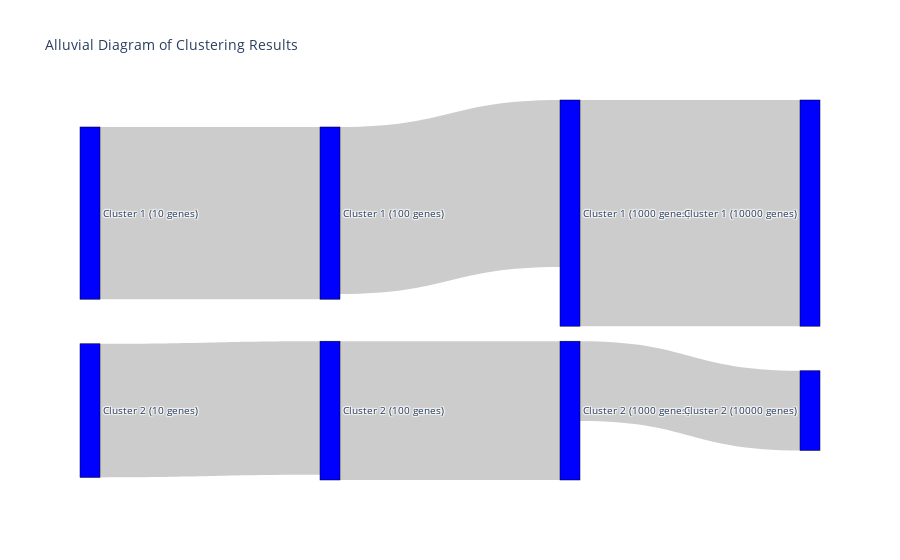

Write notebook code for a chart like this one.
### Code cell
# Creating a Sankey Plot 

import plotly.graph_objects as go

# Prepare data for the Sankey plot
labels = ["Cluster 1 (10 genes)", "Cluster 2 (10 genes)",
          "Cluster 1 (100 genes)", "Cluster 2 (100 genes)",
          "Cluster 1 (1000 genes)", "Cluster 2 (1000 genes)",
          "Cluster 1 (10000 genes)", "Cluster 2 (10000 genes)"]

# Get the counts of samples in each cluster for each gene set
cluster_10_counts = pd.Series(labels_10).value_counts()
cluster_100_counts = pd.Series(labels_100).value_counts()
cluster_1000_counts = pd.Series(labels_1000).value_counts()
cluster_10000_counts = pd.Series(labels_10000).value_counts()

# Create Sankey plot
fig = go.Figure(go.Sankey(
    node=dict(
        pad=15,
        thickness=20,
        line=dict(color="black", width=0.5),
        label=labels,
        color="blue"
    ),
    link=dict(
        source=[0, 1, 2, 3, 4, 5],  # source nodes (clusters)
        target=[2, 3, 4, 5, 6, 7],  # target nodes (next cluster)
        value=[cluster_10_counts[0], cluster_10_counts[1],
               cluster_100_counts[0], cluster_100_counts[1],
               cluster_1000_counts[0], cluster_1000_counts[1]]
    )
))

# Update layout for better readability
fig.update_layout(title_text="Alluvial Diagram of Clustering Results", font_size=10)

# Show plot
fig.show()

### Figure 1 — Plotly figure (JSON) as saved in the notebook; plotly's stock layout.template omitted (floating-point values rounded to 4 significant figures)
{"data": [{"link": {"source": [0, 1, 2, 3, 4, 5], "target": [2, 3, 4, 5, 6, 7], "value": [67, 52, 65, 54, 88, 31]}, "node": {"color": "blue", "label": ["Cluster 1 (10 genes)", "Cluster 2 (10 genes)", "Cluster 1 (100 genes)", "Cluster 2 (100 genes)", "Cluster 1 (1000 genes)", "Cluster 2 (1000 genes)", "Cluster 1 (10000 genes)", "Cluster 2 (10000 genes)"], "line": {"color": "black", "width": 0.5}, "pad": 15, "thickness": 20}, "type": "sankey"}], "layout": {"font": {"size": 10}, "title": {"text": "Alluvial Diagram of Clustering Results"}}}
